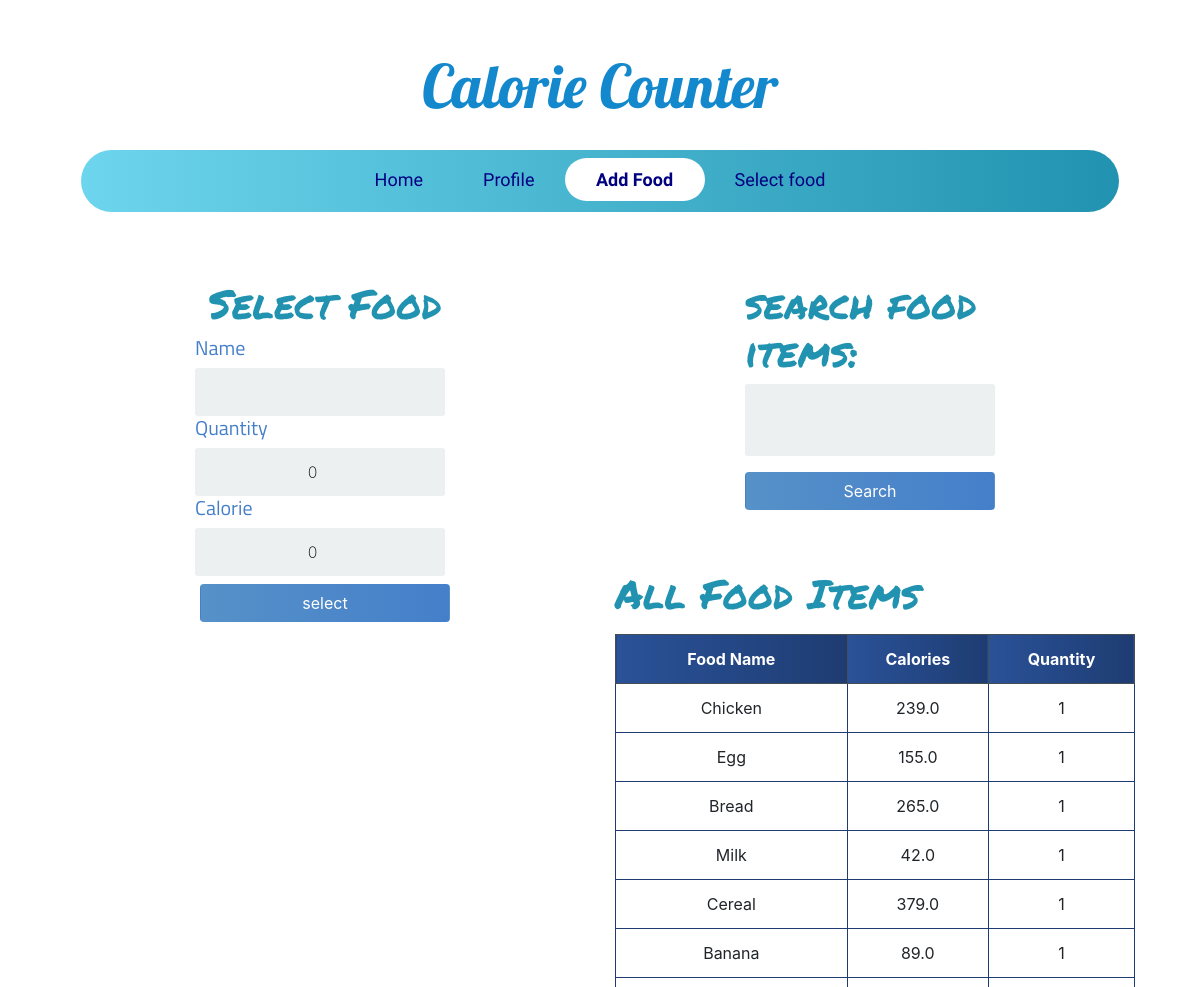
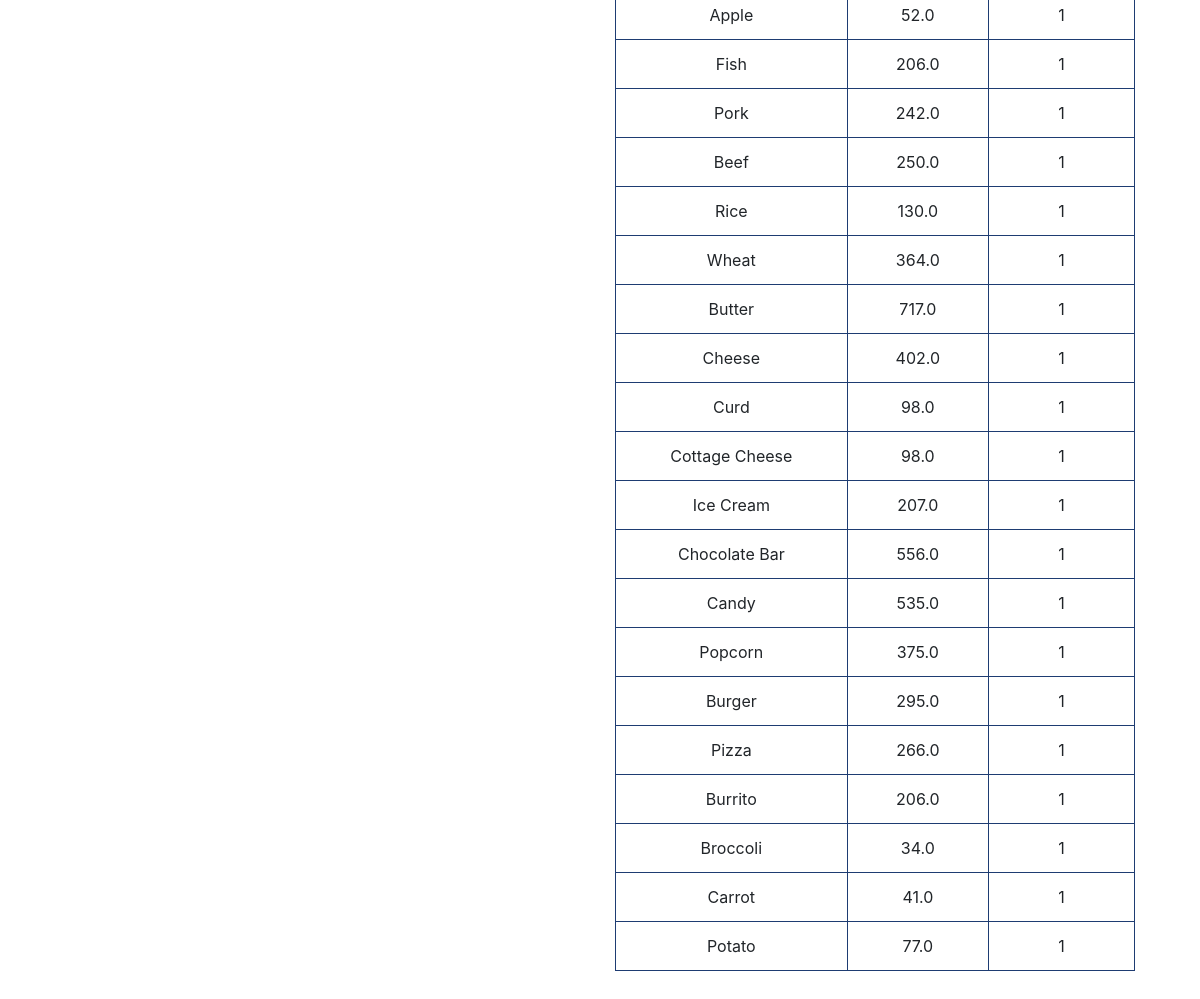
The page /add_food/ (signed in) on the database its author committed (2 pictures, top to bottom).
### calories/models.py (models this page shows, shortened)
class Food(models.Model):
	name = models.CharField(max_length=200 ,null=False)
	quantity = models.PositiveIntegerField(null=False,default=0)
	calorie = models.FloatField(null=False,default=0)
	person_of = models.ForeignKey(User,null=True,on_delete=models.CASCADE)

### calories/views.py (the view)
# urls.py: path('add_food/',add_food,name='add_food'),
def add_food(request):
	food_items = Food.objects.filter(person_of=request.user)
	form = AddFoodForm(request.POST)
	if request.method == 'POST':
		form = AddFoodForm(request.POST)
		if form.is_valid():
			profile = form.save(commit=False)
			profile.person_of = request.user
			profile.save()
			return redirect('add_food')
	else:
		form = AddFoodForm()
	myFilter = FoodFilter(request.GET,queryset=food_items)
	food_items = myFilter.qs
	context = {'form':form,'food_items':food_items,'myFilter':myFilter}
	return render(request,'add_food.html',context)

### calories/forms.py
class AddFoodForm(forms.ModelForm):
    class Meta:
        model = Food
        fields = ('name','quantity','calorie')

### templates/add_food.html (shortened to what this page needs)
{% extends 'base.html' %}
{% block content %}
<div class="container">
<div class="row">
    <div class="col-lg-6">
    <div class="login">
        <div class="login-screen">
            <div class="app-title">
                <h1 class="headline">Select Food</h1>
            </div>
            <form method="POST" action="" class="login-form form-inline">
                {% for field in form %}
                <h5 class="form-labels">
                {{ field.label }}
                </h5>
                {{ field }}
                {% endfor %}
                <input class="btn mt-2" type="submit" value="select">
            </form>
        </div>
    </div>
    </div>
    <div class="col-lg-6 ">
    <div class="login">
        <div class="login-screen">
              <form method="get">
                  <h1 class="headline">{{ myFilter.form }}</h1>
                  <button class="btn mt-2" type="submit">Search </button>
              </form>
        </div>
    </div>
        <h1 class="headline"> All Food Items </h1>
        <table class="table table-bordered text-center mt-3">
            <thead class="thead-dark">
                <tr>
                    <th scope="col">Food Name</th>
                    <th scope="col">Calories</th>
                    <th scope="col">Quantity</th>
                </tr>
            </thead>
            <tbody>
                {% for food in food_items %}
                <tr>
                    <td>{{ food.name }}</td>
                    <td>{{ food.calorie }}</td>
                    <td>{{ food.quantity }}</td>
                </tr>
                {% endfor %}
            </tbody>
        </table>
    </div>
</div>
</div>
{% endblock content %}

### static/css/base.css (style rules this page uses)
body { font-family: Arial; background-color: #3498DB; padding: 50px; }
.login { margin: 20px auto; width: 300px; }
.login-screen { background-color: #FFF; padding: 20px; border-radius: 5px }
.app-title { text-align: center; color: #777; }
.login-form { text-align: center; }
input { text-align: center; background-color: #ECF0F1; border: 2px solid transparent; border-radius: 3px; font-size: 16px; font-weight: 200; padding: 10px 0; width: 250px; transition: border .5s; }
.btn { background: #457fca; background: -webkit-linear-gradient(to right, #5691c8, #457fca); background: linear-gradient(to right, #5691c8, #457fca); color: white !important; font-size: 16px; line-height: 25px; padding: 10px 0; text-decoration: none; text-shadow: none; border-radius: 3px; box-shadow: none; transition: 0.25s; display: block; width: 250px; margin: 0 auto; }
th { background: #1e3c72; background: -webkit-linear-gradient(to right, #2a5298, #1e3c72); background: linear-gradient(to right, #2a5298, #1e3c72); }
.headline { font-family: 'Permanent Marker', cursive; padding-top:20px; color: #2193b0; color: -webkit-linear-gradient(to right, #6dd5ed, #2193b0); color: linear-gradient(to right, #6ded6d, #2193b0); }
.table { background-color: white; color: #18AD7C; }
table.table-bordered > thead > tr > th { border:1px solid #1e3c72; }
table.table-bordered > tbody > tr > td { border:1px solid #1e3c72; }
.form-labels { font-family: 'Titillium Web', sans-serif; color:#457fca; }

### rows shown on the page
Food: name "Chicken", calorie "239.0", quantity "1"
Food: name "Egg", calorie "155.0", quantity "1"
Food: name "Bread", calorie "265.0", quantity "1"
Food: name "Milk", calorie "42.0", quantity "1"
Food: name "Cereal", calorie "379.0", quantity "1"
Food: name "Banana", calorie "89.0", quantity "1"
Food: name "Apple", calorie "52.0", quantity "1"
Food: name "Fish", calorie "206.0", quantity "1"
Food: name "Pork", calorie "242.0", quantity "1"
Food: name "Beef", calorie "250.0", quantity "1"
Food: name "Rice", calorie "130.0", quantity "1"
Food: name "Wheat", calorie "364.0", quantity "1"
Food: name "Butter", calorie "717.0", quantity "1"
Food: name "Cheese", calorie "402.0", quantity "1"
Food: name "Curd", calorie "98.0", quantity "1"
Food: name "Cottage Cheese", calorie "98.0", quantity "1"
Food: name "Ice Cream", calorie "207.0", quantity "1"
Food: name "Chocolate Bar", calorie "556.0", quantity "1"
Food: name "Candy", calorie "535.0", quantity "1"
Food: name "Popcorn", calorie "375.0", quantity "1"
Food: name "Burger", calorie "295.0", quantity "1"
Food: name "Pizza", calorie "266.0", quantity "1"
Food: name "Burrito", calorie "206.0", quantity "1"
Food: name "Broccoli", calorie "34.0", quantity "1"
Food: name "Carrot", calorie "41.0", quantity "1"
Food: name "Potato", calorie "77.0", quantity "1"

### other values the page prints
{{ field.label }} "Name" "Quantity" "Calorie"
